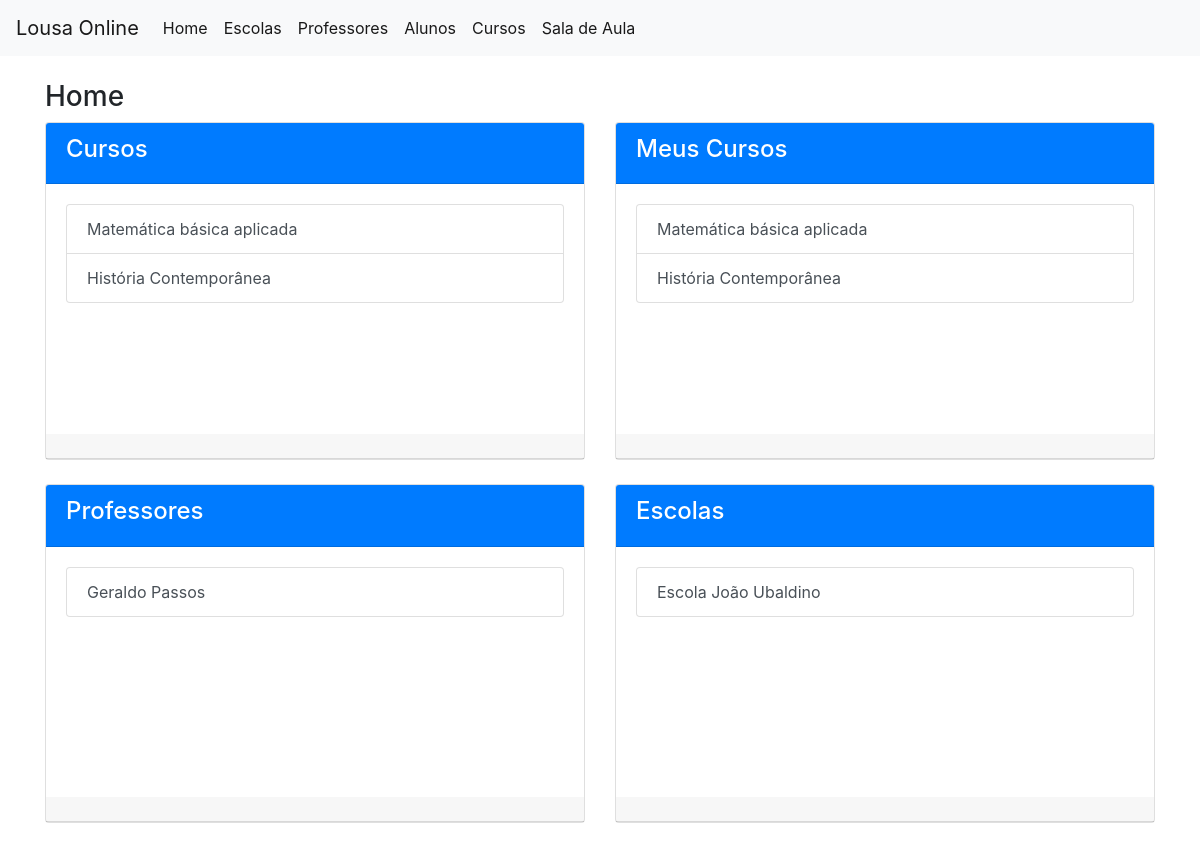
The page / on the database its author committed.
### tables this page shows
CREATE TABLE `courses` (
  `id` int(11) NOT NULL,
  `name` varchar(255) NOT NULL,
  `date_created` timestamp NOT NULL DEFAULT CURRENT_TIMESTAMP ON UPDATE CURRENT_TIMESTAMP,
  `date_course` date NOT NULL,
  `hour_init` time NOT NULL,
  `hour_end` time NOT NULL,
  `description` text NOT NULL,
  `status` varchar(2) NOT NULL DEFAULT 'I'
);

CREATE TABLE `teachers` (
  `user_id` int(11) NOT NULL,
  `institution_id` int(11) DEFAULT NULL,
  `cpf` varchar(255) DEFAULT NULL
);

CREATE TABLE `users` (
  `id` int(11) NOT NULL,
  `registration` timestamp NULL DEFAULT CURRENT_TIMESTAMP,
  `lastupdate` timestamp NULL DEFAULT NULL,
  `lastaccess` timestamp NULL DEFAULT NULL,
  `name` varchar(100) NOT NULL,
  `lastname` varchar(150) NOT NULL,
  `sex` varchar(11) DEFAULT NULL,
  `datebirth` date NOT NULL,
  `telephone` varchar(25) NOT NULL,
  `cell` varchar(25) DEFAULT NULL,
  `email` varchar(150) NOT NULL,
  `thumb` varchar(255) DEFAULT NULL,
  `login` varchar(100) NOT NULL,
  `password` varchar(255) NOT NULL,
  `usertype` varchar(2) NOT NULL,
  `status` varchar(2) NOT NULL DEFAULT 'S'
);

CREATE TABLE `institution` (
  `user_id` int(11) NOT NULL,
  `cnpj` varchar(255) NOT NULL
);

### models/Main.class.php (called while the page is built, shortened)
<?php
    class Main {
        public static function insertModule($module_name, $params=array()){
            $modulePath = _ABSOLUTEPATH.'/modules/'.$module_name;
            $insert = @ include($modulePath.'/default.php');
        }
    }

### models/DataBase.class.php (called while the page is built, shortened)
<?php
class DataBase {
    private $conn;
    public function connect(){
        $dbType     = "mysql";
        $dbHost     = "localhost";
        $port       = "3306";
        $dbUser     = "root";
        $dbPassword = "";
        $dbName     = "lousaonline";
        if(empty($this->conn)){
            try{
                $this->conn = new PDO($dbType.":host=".$dbHost.";port=".$port.";dbname=".$dbName.";charset=utf8", $dbUser, $dbPassword);
            } catch(PDOException $e) {
                $this->message = $e->getMessage();
                $this->conn = 'ERROR';
            }
        }
        return $this->conn;
    }
    public function selectDB($sql, $params=null, $class=null){
        $rs = null;
        if($this->connect() != 'ERROR'){
            $params = is_array($params) ? $params : @explode(',', $params);
            $query = $this->connect()->prepare($sql);
            $query->execute($params);
            if(isset($class)){
                $rs = $query->fetchAll(PDO::FETCH_CLASS,$class);
            }else{
                $rs = $query->fetchAll(PDO::FETCH_OBJ);
            }
        }
        return $rs;
    }
    public function disconnect(){
        $this->conn = null;
    }
    public function applyPageLimit($pLimit, $pPage=1){
        $result = '';
        return $result;
    }
    public function applyFilters($pFilters){
        $result = '';
        return $result;
    }
}

### models/Courses.class.php (called while the page is built, shortened)
<?php
    if(!defined('COURSES_ROOT')){
        require_once(COURSES_ROOT.'DataBase.class.php');
    }
    class Course {
        private $id;
        private $name;
        private $dataBase;
        function __construct($pId=''){
            if(!empty($pId)){
                $this->load();
            }
        }
        private function getDataBase(){
            $thisDataBase = $this->dataBase;
            if(empty($thisDataBase)){
                $this->dataBase = new DataBase('sistema');
            }
            return $this->dataBase;
        }
        public function load(){
            $DataBase = $this->getDataBase();
            $query = "SELECT * FROM `courses` WHERE `id` = ? LIMIT 1";
            $res   = $DataBase->selectDB($query, $this->getId());
            if(count($res)>0){
                $r = $res[0];
            }
        }
        public function setId($id){$this->id = $id;}
        public function setName($name){$this->name = $name;}
        public function getId(){return $this->id;}
        public function getName(){return $this->name;}
    }
    class CoursesList {
        private $page;
        private $limit;
        private $orderBy;
        private $filters;
        private $params;
        function __construct(){
            $this->filters = array();
        }
        private function getDataBase(){
            if(empty($this->dataBase)){
                $this->dataBase = new DataBase('sistema');
            }
            return $this->dataBase;
        }
        public function getList(){
            $result    = array();
            $DataBase  = $this->getDataBase();
            $query  = "SELECT id FROM courses WHERE 1 ";
            $query .= $DataBase->applyFilters($this->getFilters());
            $query .= "AND status != 'E' ";
            $query .= $this->getOrderBy() ? "ORDER BY ".$this->getOrderBy()." " : "";
            $query .= $DataBase->applyPageLimit($this->getLimit(), $this->getPage());
            $list = $DataBase->selectDB($query, $this->getParams());
            foreach($list as $item){
                $obj = new Course($item->id);
                $result[] = $obj;
            }
            return $result;
        }
        public function setPage($page = ''){
            if(!empty($page)){$this->page = $page;}
        }
        public function setOrderBy($order){
            if($order == 'desc'){
                $this->orderBy = "id DESC";
            }
            elseif($order == 'asc'){
                $this->orderBy = "id ASC";
            }
            elseif($order == 'rand'){
                $this->orderBy = "RAND()";
            }
        }
        public function getPage(){return $this->page;}
        public function getLimit(){return $this->limit;}
        public function getOrderBy(){return $this->orderBy;}
        public function getFilters(){return $this->filters;}
        public function getParams(){return $this->params;}
    }

### models/Users.class.php (called while the page is built, shortened)
<?php
    if(!defined('USERS_ROOT')){
        require_once(USERS_ROOT.'DataBase.class.php');
    }
    class User {
        private $id;
        private $name;
        private $lastname;
        private $dataBase;
        public function getDataBase(){
            $thisDataBase = $this->dataBase;
            if(empty($thisDataBase)){
                $this->dataBase = new DataBase();
            }
            return $this->dataBase;
        }
        public function setId($id){$this->id = $id;}
        public function setName($name){$this->name = $name;}
        public function setLastname($lastname){$this->lastname = $lastname;}
        public function getId(){return $this->id;}
        public function getFullname(){return $this->name.(!empty($this->lastname) ? ' '.$this->lastname : '');}
    }
    class UsersList {
        private $orderBy;
        private $filters;
        private $params;
        function __construct(){
            $this->filters = array();
        }
        public function getDataBase(){
            if(empty($this->dataBase)){
                $this->dataBase = new DataBase();
            }
            return $this->dataBase;
        }
        public function setOrderBy($order){
            if($order == 'desc'){
                $this->orderBy = "id DESC";
            }
            elseif($order == 'asc'){
                $this->orderBy = "id ASC";
            }
            elseif($order == 'rand'){
                $this->orderBy = "RAND()";
            }
        }
        public function getOrderBy(){return $this->orderBy;}
        public function getFilters(){return $this->filters;}
        public function getParams(){return $this->params;}
    }

### models/Teachers.class.php (called while the page is built, shortened)
<?php
    if(!defined('TEACHERS_ROOT')){
        require_once(TEACHERS_ROOT.'DataBase.class.php');
        require_once(TEACHERS_ROOT.'Users.class.php');
    }
    class Teacher extends User {
        function __construct($pId=''){
            if(!empty($pId)){
                $this->load();
            }
        }
        public function load(){
            $DataBase = $this->getDataBase();
            $query = "SELECT u.*, t.cpf, t.institution_id FROM users AS u
                      INNER JOIN teachers AS t
                      ON t.user_id = u.id
                      WHERE u.id = ? LIMIT 1";
            $res   = $DataBase->selectDB($query, $this->getId());
            if(count($res)>0){
                $r = $res[0];
            }
        }
    }
    class TeacherList extends UsersList {
        public function getList(){
            $result    = array();
            $DataBase  = $this->getDataBase();
            $query  = "SELECT id FROM users WHERE 1 ";
            $query .= $DataBase->applyFilters($this->getFilters());
            $query .= "AND usertype = 'T' AND status != 'D' ";
            $query .= $this->getOrderBy() ? "ORDER BY ".$this->getOrderBy()." " : "";
            $list = $DataBase->selectDB($query, $this->getParams());
            foreach($list as $item){
                $obj = new Teacher($item->id);
                $result[] = $obj;
            }
            return $result;
        }
    }

### models/Institution.class.php (called while the page is built, shortened)
<?php
    if(!defined('INSTITUTION_ROOT')){
        require_once(INSTITUTION_ROOT.'DataBase.class.php');
        require_once(INSTITUTION_ROOT.'Users.class.php');
    }
    class Institution extends User {
        function __construct($pId=''){
            if(!empty($pId)){
                $this->load();
            }
        }
        public function load(){
            $DataBase = $this->getDataBase();
            $query = "SELECT u.*, i.cnpj FROM users AS u
                      INNER JOIN institution AS i
                      ON i.user_id = u.id
                      WHERE u.id = ? LIMIT 1";
            $res   = $DataBase->selectDB($query, $this->getId());
            if(count($res)>0){
                $r = $res[0];
            }
        }
    }
    class InstitutionList extends UsersList {
        public function getList(){
            $result    = array();
            $DataBase  = $this->getDataBase();
            $query  = "SELECT id FROM users WHERE 1 ";
            $query .= $DataBase->applyFilters($this->getFilters());
            $query .= "AND usertype = 'I' AND status != 'D' ";
            $query .= $this->getOrderBy() ? "ORDER BY ".$this->getOrderBy()." " : "";
            $list = $DataBase->selectDB($query, $this->getParams());
            foreach($list as $item){
                $obj = new Institution($item->id);
                $result[] = $obj;
            }
            return $result;
        }
    }

### modules/widget_list_courses/default.php (the view, shortened to what this page needs)
<?php require_once(_ABSOLUTEPATH.'/models/Courses.class.php'); ?>
<div id="widget-list-courses" class="card">
	<div class="card-header text-white bg-primary">
		<h4>Cursos</h4>
	</div>
	<div class="card-body" style="height:250px;overflow:auto">
		<div class="list-group">
		<?php
			$courses = new CoursesList();
			$coursesList = $courses->getList();
			foreach($coursesList as $course){
				echo '<a href="'._FULLPATH.'/courses_description/'.$course->getId().'" class="list-group-item list-group-item-action">'.$course->getName().'</a>';
			}
		?>
		</div>
	</div>
	<div class="card-header"></div>
</div>

### index.php (shortened to what this page needs)
<?php require_once(__DIR__.'/inc/router.php'); ?>
<?php require_once(__DIR__.'/models/Main.class.php'); ?>
<!DOCTYPE html>
<html lang="en">
<head>
	<link href="<?=_FULLPATH?>/libs/bootstrap/css/bootstrap.min.css" rel="stylesheet"/>
	<link href="<?=_FULLPATH?>/libs/select2/css/select2.css" rel="stylesheet">
	<link href="<?=_FULLPATH?>/libs/fontawesome/css/all.min.css" rel="stylesheet"/>
	<link href="<?=_FULLPATH?>/libs/bootstrap-datepicker/css/bootstrap-datepicker.min.css" rel="stylesheet"/>
	<link href="<?=_FULLPATH?>/libs/toastr/toastr.min.css" rel="stylesheet"/>
	<link href="<?=_FULLPATH?>/libs/jquery-confirm/dist/jquery-confirm.min.css" rel="stylesheet">
	<link href="<?=_FULLPATH?>/css/application.css" rel="stylesheet">
</head>
<body>
	<?php require_once('inc/navbar.php'); ?>
	<main role="main" class="container mt-4">
		<?php
			$page = !empty($urlParams[0]) ? $urlParams[0] : 'home';
			if(is_file('views/html/'.$page.'.php')){
				require_once('views/html/'.$page.'.php');
			}
			else {
				http_response_code(404);
				require_once('views/html/notfound.php');
			}
		?>
	</main>
</body>
</html>

### inc/navbar.php (shortened to what this page needs)
<nav class="navbar navbar-expand-lg navbar-light bg-light">
  <a class="navbar-brand" href="<?=_FULLPATH?>/">Lousa Online</a>
  <div class="collapse navbar-collapse" id="navbarSupportedContent">
    <ul class="navbar-nav mr-auto">
		<?php
			$menuList = [
				'Home' => 'home',
				'Escolas' => 'institution',
				'Professores' => 'teachers',
				'Alunos' => 'students',
				'Cursos' => 'courses',
				'Sala de Aula' => 'classroom',
			];
			foreach($menuList as $title => $route){
			    echo '<li class="nav-item active">';
			    echo 	'<a class="nav-link" href="'._FULLPATH.'/'.$route.'">'.$title.'</a>';
			    echo '</li>';
		  	}
      	?>
    </ul>
  </div>
</nav>

### views/html/home.php (shortened to what this page needs)
<div id="home" class="page-content">
	<h3>Home</h3>
	<div class="row">
		<div class="col-md-6 mb-4">
			<?php Main::insertModule('widget_list_courses'); ?>
		</div>
		<div class="col-md-6 mb-4">
			<?php Main::insertModule('widget_list_my_courses'); ?>
		</div>
		<div class="col-md-6 mb-4">
			<?php Main::insertModule('widget_list_teachers'); ?>
		</div>
		<div class="col-md-6 mb-4">
			<?php Main::insertModule('widget_list_institutions'); ?>
		</div>
	</div>
</div>

### modules/widget_list_my_courses/default.php (shortened to what this page needs)
<?php require_once(_ABSOLUTEPATH.'/models/Courses.class.php'); ?>
<div id="widget-list-courses" class="card">
	<div class="card-header text-white bg-primary">
		<h4>Meus Cursos</h4>
	</div>
	<div class="card-body" style="height:250px;overflow:auto">
		<div class="list-group">
		<?php
			$courses = new CoursesList();
			$coursesList = $courses->getList();
			foreach($coursesList as $course){
				echo '<a href="'._FULLPATH.'/courses_description/'.$course->getId().'" class="list-group-item list-group-item-action">'.$course->getName().'</a>';
			}
		?>
		</div>
	</div>
	<div class="card-header"></div>
</div>

### modules/widget_list_teachers/default.php (shortened to what this page needs)
<?php require_once(_ABSOLUTEPATH.'/models/Teachers.class.php'); ?>
<div id="widget-list-teachers" class="card">
	<div class="card-header text-white bg-primary">
		<h4>Professores</h4>
	</div>
	<div class="card-body" style="height:250px;overflow:auto">
		<div class="list-group">
		<?php
			$teachers = new TeacherList();
			$teachersList = $teachers->getList();
			foreach($teachersList as $teacher){
				echo '<a href="'._FULLPATH.'/teachers_description/'.$teacher->getId().'" class="list-group-item list-group-item-action">'.$teacher->getFullname().'</a>';
			}
		?>
		</div>
	</div>
	<div class="card-header"></div>
</div>

### modules/widget_list_institutions/default.php (shortened to what this page needs)
<?php require_once(_ABSOLUTEPATH.'/models/Institution.class.php'); ?>
<div id="widget-list-institution" class="card">
	<div class="card-header text-white bg-primary">
		<h4>Escolas</h4>
	</div>
	<div class="card-body" style="height:250px;overflow:auto">
		<div class="list-group">
		<?php
			$institution = new InstitutionList();
			$institutionList = $institution->getList();
			foreach($institutionList as $teacher){
				echo '<a href="'._FULLPATH.'/institution_description/'.$teacher->getId().'" class="list-group-item list-group-item-action">'.$teacher->getFullname().'</a>';
			}
		?>
		</div>
	</div>
	<div class="card-header"></div>
</div>

### rows shown on the page
courses: name "Matemática básica aplicada"
courses: name "História Contemporânea"
teachers: user_id.lastname "Geraldo Passos"
institution: user_id.lastname "Escola João Ubaldino"

### other values the page prints
$title "Home"
$title "Escolas"
$title "Professores"
$title "Alunos"
$title "Cursos"
$title "Sala de Aula"
